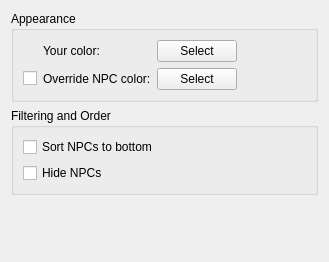
<?xml version="1.0" encoding="UTF-8"?>
<ui version="4.0">
 <class>GroupPage</class>
 <widget class="QWidget" name="GroupPage">
  <property name="geometry">
   <rect>
    <x>0</x>
    <y>0</y>
    <width>329</width>
    <height>262</height>
   </rect>
  </property>
  <property name="windowTitle">
   <string>Form</string>
  </property>
  <layout class="QVBoxLayout" name="verticalLayout">
   <item>
    <widget class="QGroupBox" name="groupBox">
     <property name="title">
      <string>Appearance</string>
     </property>
     <layout class="QGridLayout" name="gridLayout">
      <item row="1" column="1">
       <widget class="QLabel" name="label_2">
        <property name="text">
         <string>Override NPC color:</string>
        </property>
        <property name="wordWrap">
         <bool>true</bool>
        </property>
        <property name="buddy">
         <cstring>npcOverrideColorPushButton</cstring>
        </property>
       </widget>
      </item>
      <item row="0" column="5">
       <spacer name="horizontalSpacer">
        <property name="orientation">
         <enum>Qt::Horizontal</enum>
        </property>
        <property name="sizeHint" stdset="0">
         <size>
          <width>10</width>
          <height>20</height>
         </size>
        </property>
       </spacer>
      </item>
      <item row="1" column="0">
       <widget class="QCheckBox" name="npcOverrideColorCheckBox">
        <property name="text">
         <string/>
        </property>
       </widget>
      </item>
      <item row="0" column="1">
       <widget class="QLabel" name="label_4">
        <property name="text">
         <string>Your color:</string>
        </property>
        <property name="buddy">
         <cstring>yourColorPushButton</cstring>
        </property>
       </widget>
      </item>
      <item row="0" column="2">
       <widget class="QPushButton" name="yourColorPushButton">
        <property name="text">
         <string>Select</string>
        </property>
       </widget>
      </item>
      <item row="1" column="2">
       <widget class="QPushButton" name="npcOverrideColorPushButton">
        <property name="text">
         <string>Select</string>
        </property>
       </widget>
      </item>
     </layout>
    </widget>
   </item>
   <item>
    <widget class="QGroupBox" name="groupBox_2">
     <property name="title">
      <string>Filtering and Order</string>
     </property>
     <layout class="QGridLayout" name="gridLayout_2">
      <item row="1" column="0">
       <widget class="QCheckBox" name="npcSortBottomCheckbox">
        <property name="text">
         <string>Sort NPCs to bottom</string>
        </property>
       </widget>
      </item>
      <item row="1" column="1">
       <spacer name="horizontalSpacer_2">
        <property name="orientation">
         <enum>Qt::Horizontal</enum>
        </property>
        <property name="sizeHint" stdset="0">
         <size>
          <width>10</width>
          <height>20</height>
         </size>
        </property>
       </spacer>
      </item>
      <item row="2" column="0">
       <widget class="QCheckBox" name="npcHideCheckbox">
        <property name="text">
         <string>Hide NPCs</string>
        </property>
       </widget>
      </item>
     </layout>
    </widget>
   </item>
   <item>
    <spacer name="verticalSpacer">
     <property name="orientation">
      <enum>Qt::Vertical</enum>
     </property>
     <property name="sizeHint" stdset="0">
      <size>
       <width>20</width>
       <height>40</height>
      </size>
     </property>
    </spacer>
   </item>
  </layout>
 </widget>
 <tabstops>
  <tabstop>npcSortBottomCheckbox</tabstop>
  <tabstop>npcOverrideColorPushButton</tabstop>
  <tabstop>npcOverrideColorCheckBox</tabstop>
  <tabstop>npcHideCheckbox</tabstop>
  <tabstop>yourColorPushButton</tabstop>
 </tabstops>
 <resources/>
 <connections/>
</ui>
